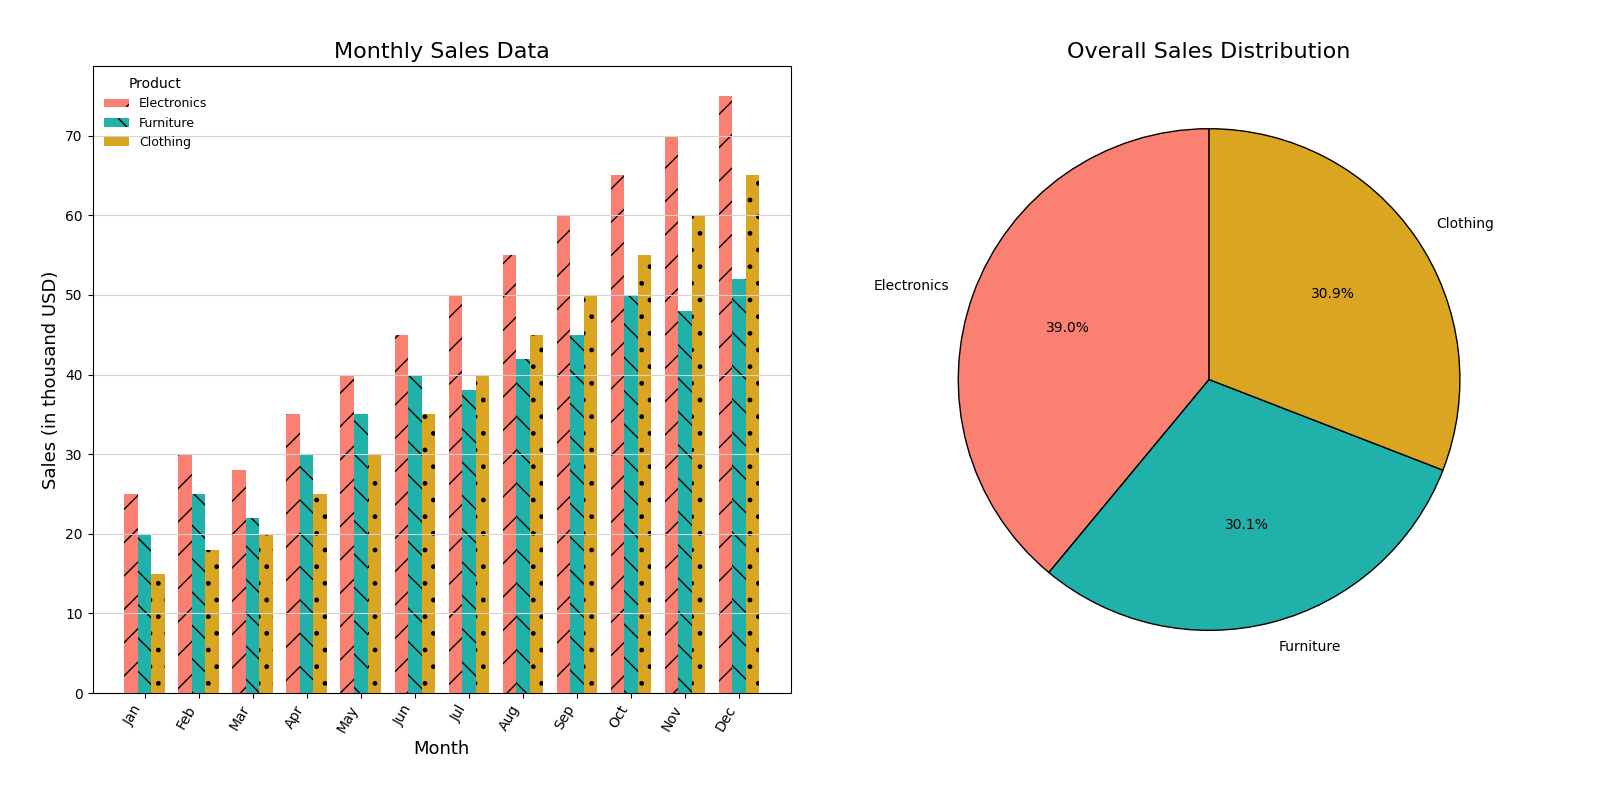

The Python source for this figure:
import matplotlib.pyplot as plt
import numpy as np

# Monthly sales data
months = ['Jan', 'Feb', 'Mar', 'Apr', 'May', 'Jun', 'Jul', 'Aug', 'Sep', 'Oct', 'Nov', 'Dec']
electronics_sales = [25, 30, 28, 35, 40, 45, 50, 55, 60, 65, 70, 75]
furniture_sales = [20, 25, 22, 30, 35, 40, 38, 42, 45, 50, 48, 52]
clothing_sales = [15, 18, 20, 25, 30, 35, 40, 45, 50, 55, 60, 65]

# Overall sales distribution
overall_sales = np.array([sum(electronics_sales), sum(furniture_sales), sum(clothing_sales)])
categories = ['Electronics', 'Furniture', 'Clothing']

fig, (ax1, ax2) = plt.subplots(1, 2, figsize=(16, 8))

# Bar chart with grouped bars
bar_width = 0.25
x_indices = np.arange(len(months))

# Random stylistic changes
ax1.bar(x_indices, electronics_sales, bar_width, label='Electronics', color='salmon', hatch='/')
ax1.bar(x_indices + bar_width, furniture_sales, bar_width, label='Furniture', color='lightseagreen', hatch='\\')
ax1.bar(x_indices + 2 * bar_width, clothing_sales, bar_width, label='Clothing', color='goldenrod', hatch='.')

ax1.set_title("Monthly Sales Data", fontsize=16)
ax1.set_xlabel("Month", fontsize=13)
ax1.set_ylabel("Sales (in thousand USD)", fontsize=13)
ax1.set_xticks(x_indices + bar_width)
ax1.set_xticklabels(months, rotation=60, horizontalalignment='right')
ax1.legend(title="Product", fontsize=9, loc="upper left", frameon=False)
ax1.grid(axis='y', linestyle='-', color='lightgrey')

# Pie chart
ax2.pie(overall_sales, labels=categories, autopct='%1.1f%%', startangle=90, colors=['salmon', 'lightseagreen', 'goldenrod'], wedgeprops=dict(edgecolor='k'))

ax2.set_title("Overall Sales Distribution", fontsize=16)

plt.tight_layout(pad=3.0)
plt.show()
